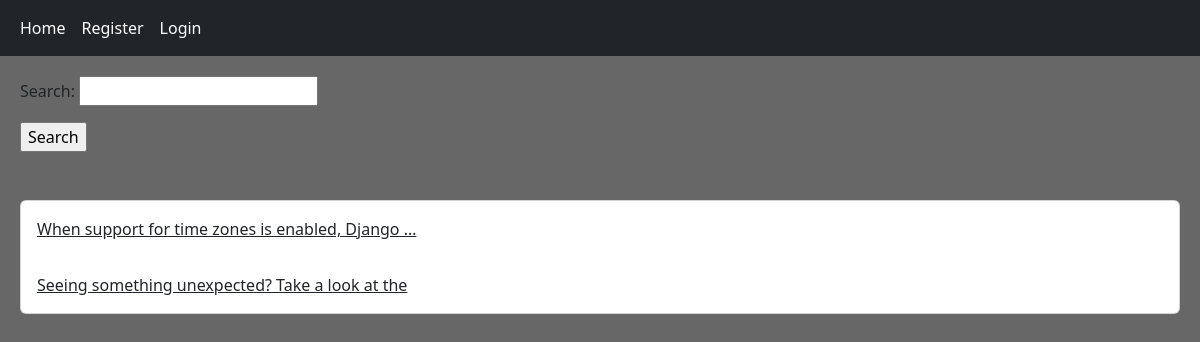
The app's page /, older data.
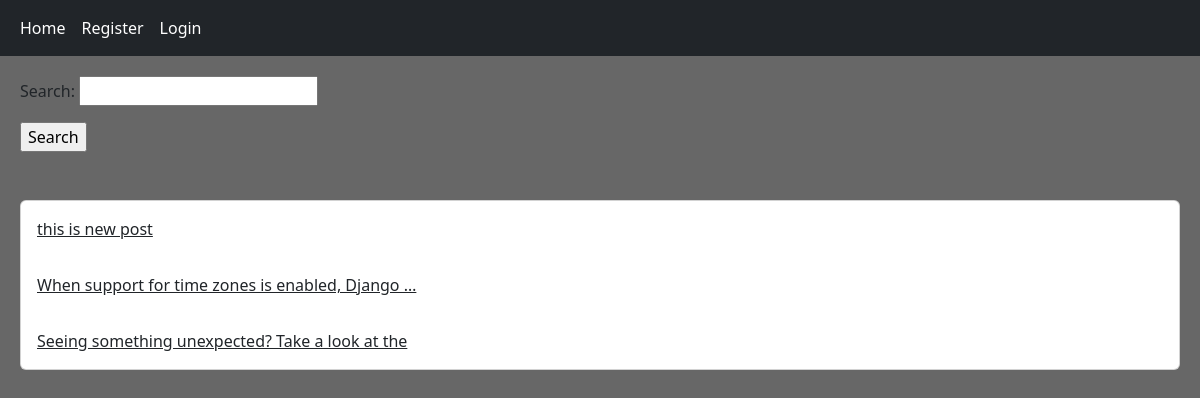
The same page, newer data.
### home/models.py (models this page shows, shortened)
class Post(models.Model):
    user    = models.ForeignKey(User, on_delete=models.CASCADE, related_name='posts')
    body    = models.TextField()
    slug    = models.SlugField()
    created = models.DateTimeField(auto_now_add=True)
    updated = models.DateTimeField(auto_now=True)
    class Meta:
        ordering = ['-created']
    def get_absolute_url(self):
        return reverse("home:detail", args=[self.id, self.slug])

### home/views.py (the view)
# urls.py: path('',                                        views.HomeView.as_view(),           name='home'),
class HomeView(View):
    form_class = PostSearchForm
    def get(self, request):
        posts = Post.objects.all()
        if request.GET.get('search'):
            posts = posts.filter(body__contains=request.GET['search'])
        return render(request, 'home/index.html', {'posts':posts, 'form':self.form_class})

### home/templates/home/index.html
{% extends 'base.html' %}
{% block content %}
<form action="" method="get">
  {{ form.as_p }}
<input type="submit" value="Search">
</form> </br> </br>
      <div class='card'>
        {% for post in posts %}
        <a href="{{ post.get_absolute_url }}" class="card-body" >{{ post.body|truncatewords:8 }}</a>
        {% endfor %}
      </div>
{% endblock content %}

Row changes from the older to the newer data that the page shows:
added Post: body "this is new post"
